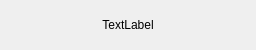
<?xml version="1.0" encoding="UTF-8"?>
<ui version="4.0">
 <class>DialogNotice</class>
 <widget class="QDialog" name="DialogNotice">
  <property name="geometry">
   <rect>
    <x>0</x>
    <y>0</y>
    <width>256</width>
    <height>50</height>
   </rect>
  </property>
  <property name="windowTitle">
   <string>Dialog</string>
  </property>
  <property name="styleSheet">
   <string notr="true"/>
  </property>
  <layout class="QGridLayout" name="gridLayout">
   <item row="0" column="0">
    <widget class="QLabel" name="label">
     <property name="text">
      <string>TextLabel</string>
     </property>
     <property name="alignment">
      <set>Qt::AlignCenter</set>
     </property>
    </widget>
   </item>
  </layout>
 </widget>
 <resources/>
 <connections/>
</ui>
